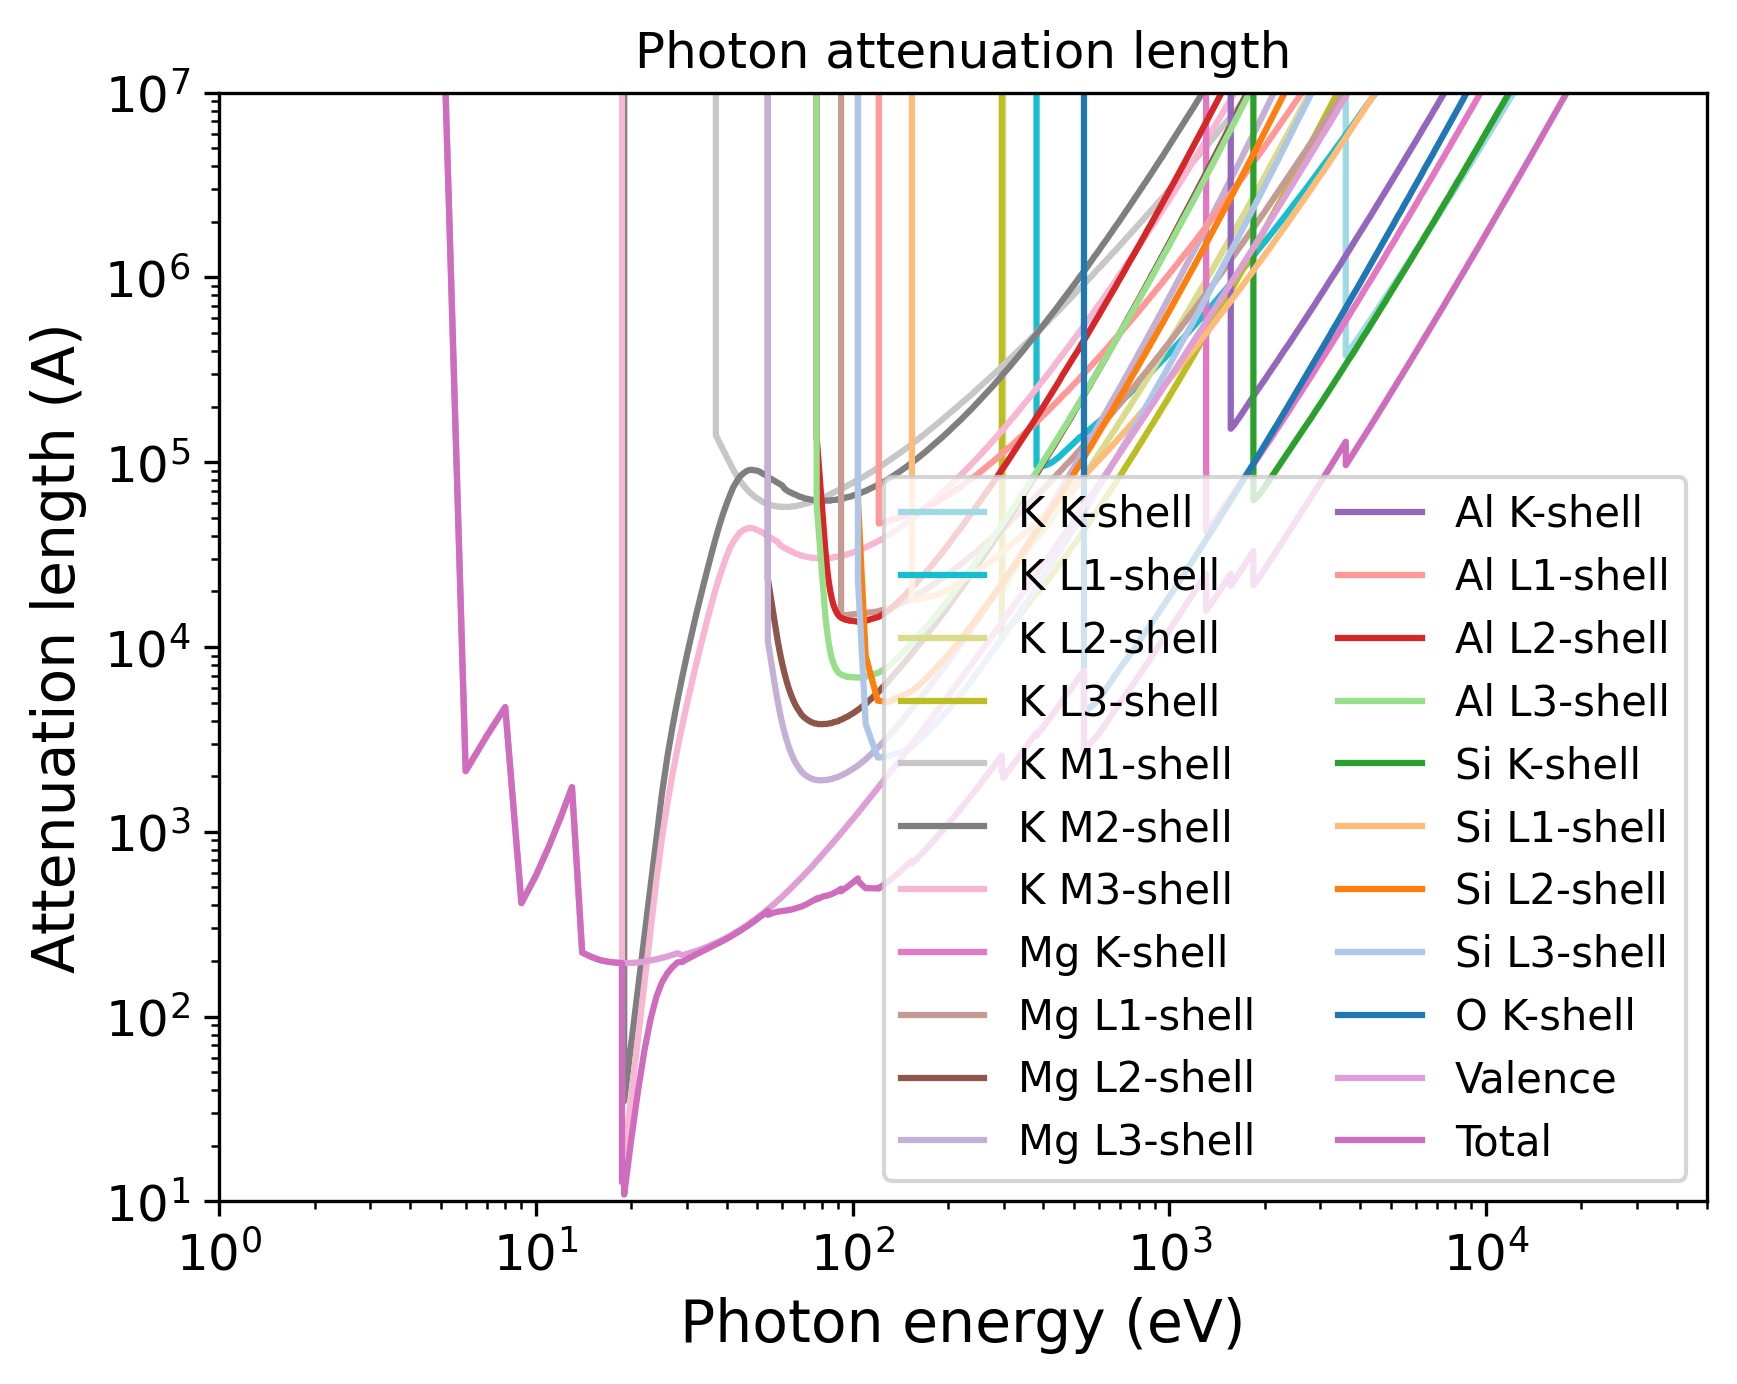

Write Python code to recreate this figure.
import pandas as pd
import numpy as np
import matplotlib.pyplot as plt
import matplotlib.cm as cm
# Set the format:
plt.xlabel("Photon energy (eV)", fontsize=14)
plt.ylabel("Attenuation length (A)", fontsize=14)
plt.xticks(fontsize=12)
plt.yticks(fontsize=12)
plt.grid(False)
# Set the axes:
# Read the output file:
df = pd.read_csv(r"OUTPUT_Phlogopite_Photon_IMFP.dat", sep=r'\s+', header=None, comment="#", skipinitialspace=True)
plt.xscale("log")
plt.yscale("log")
# Prepare the plot:
columns_to_plot = [ 1, 2, 3, 4, 5, 6, 7, 8, 9, 10, 11, 12, 13, 14, 15, 16, 17, 18, 19, 20, 21, 22]
labels = [ "K K-shell", "K L1-shell", "K L2-shell", "K L3-shell", "K M1-shell", "K M2-shell", "K M3-shell", "Mg K-shell", "Mg L1-shell", "Mg L2-shell", "Mg L3-shell", "Al K-shell", "Al L1-shell", "Al L2-shell", "Al L3-shell", "Si K-shell", "Si L1-shell", "Si L2-shell", "Si L3-shell", "O K-shell", "Valence", "Total"]
# Create N distinct colors from a colormap
N = len(columns_to_plot)
colors = np.vstack([plt.cm.tab20(np.linspace(1, 0, 20)), plt.cm.tab20b(np.linspace(1, 0, 20))])
# Set line styles:
linestyles = [ "-", "-", "-", "-", "-", "-", "-", "-", "-", "-", "-", "-", "-", "-", "-", "-", "-", "-", "-", "-", "-", "-"]
for i, col in enumerate(columns_to_plot):
    color = colors[i % len(colors)]
    ls    = linestyles[i % len(linestyles)]
    label = labels[i % len(labels)]
    plt.plot(df.iloc[:, 0], df.iloc[:, col],
    color=color,
    label=label,
    linestyle=ls)
plt.xlim(1.00000000,50000.00000000)
plt.ylim(10.00000000,10000000.00000000)
plt.title("Photon attenuation length")
plt.legend(loc="best", fontsize=10, ncol=2)
# Save the plot in this format:
plt.savefig("OUTPUT_MFP_photon.png", dpi=300, bbox_inches="tight")
